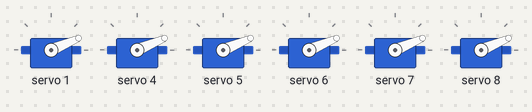
Bench run of a sketch on a simulated ESP32. On the bench: 6 × servo. What the sketch prints to the serial monitor is not drawn.

Above: at 0.05 s.
At 0.2 s:
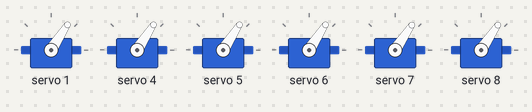
At 0.3 s:
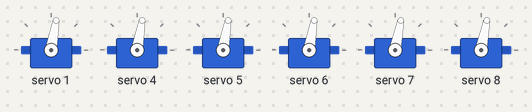
At 0.6 s:
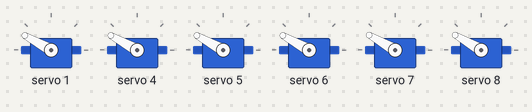
At 1.15 s:
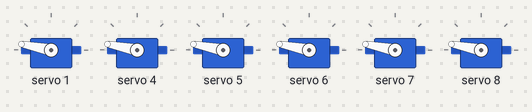
At 2.25 s:
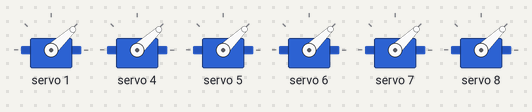
Timing chart, 0 to 5.4 s (numbered marks = the images above):
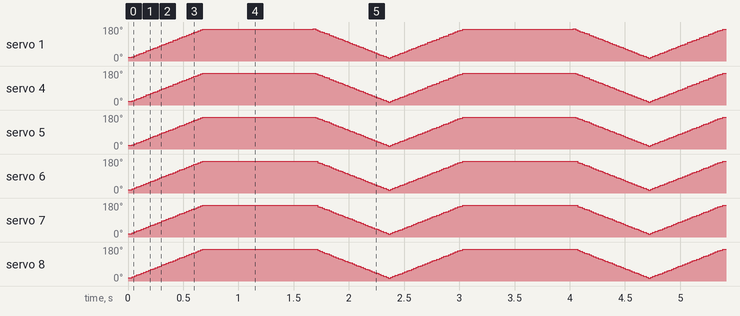

The sketch:

basicPCA.ino
```cpp
#include <Wire.h>
#include "Adafruit_PWMServoDriver.h"

Adafruit_PWMServoDriver servos = Adafruit_PWMServoDriver(0x40);

unsigned int pos0=172; // ancho de pulso en cuentas para pocicion 0°
unsigned int pos180=565; // ancho de pulso en cuentas para la pocicion 180°

void setup() {
  Serial.begin(115200);
  servos.begin();
  servos.setPWMFreq(60); //Frecuecia PWM de 60Hz o T=16,66ms
}

void setServo(uint8_t n_servo, int angulo) {
  int duty;
  duty=map(angulo,0,180,pos0, pos180);
  servos.setPWM(n_servo, 0, duty);
}

void loop() {
  for (int angle = 0; angle < 180; angle++) {
    setServo(1, angle);
    for (int n = 4; n < 9; n++) {
      Serial.print(n);
      Serial.println(angle);
      setServo(n, angle);
    }
  }
  delay(1000);

  for (int angle = 180; angle > 0; angle--) {
    setServo(1, angle);
    for (int n = 4; n < 9; n++) {
      Serial.print(n);
      Serial.println(angle);
      setServo(n, angle);
    }
  }
}
```
